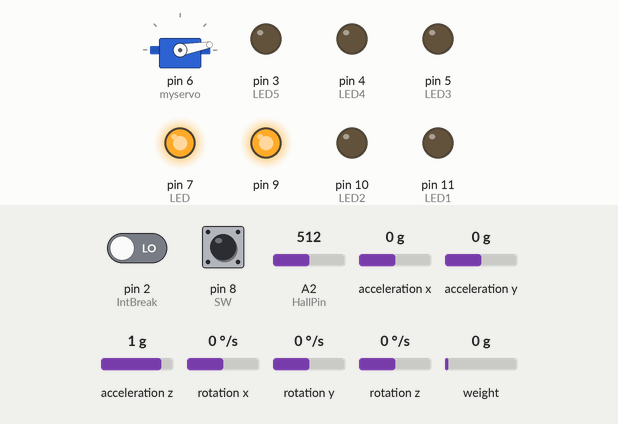
The sketch below on a simulated Arduino Uno, built with avr-gcc and run on an emulated ATmega328P. Shown: servo, output pins drawn as LEDs (lit = HIGH). Inputs (shaded band) come from the test bench; at power-on: acceleration y 0 g, pin 2 (IntBreak) LOW, A2 (HallPin) = 512, acceleration z 1 g, pin 8 (SW) HIGH, acceleration x 0 g, rotation x 0 °/s, rotation y 0 °/s, rotation z 0 °/s, weight on the scale 0 g. What the sketch prints to the serial monitor is not drawn.

Above: at 3.9 s.
4.0 s: acceleration y set to 0.9 g
7.0 s: acceleration y set to 1.2 g
At 8.7 s:
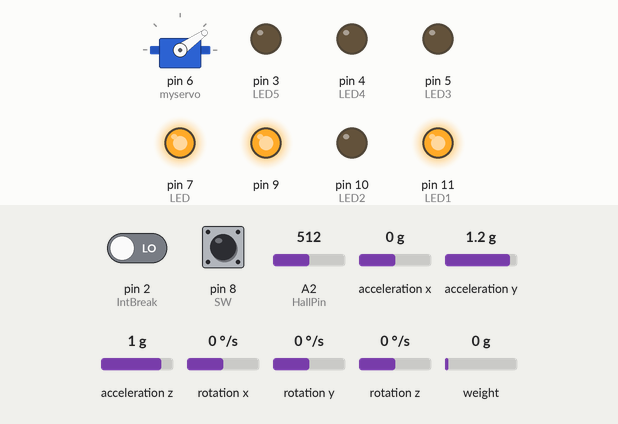
9.0 s: pin 2 (IntBreak) driven HIGH
At 10.2 s:
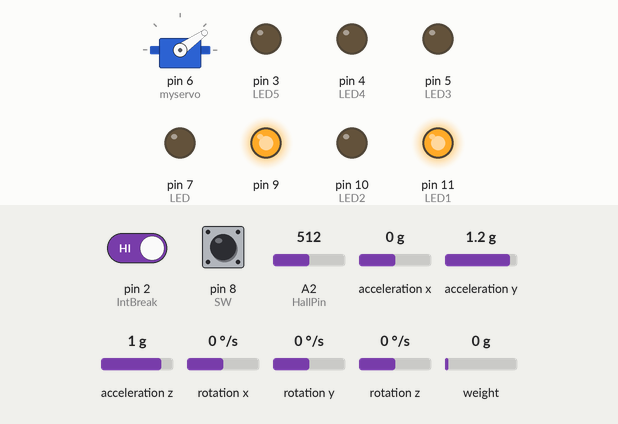
10.5 s: A2 (HallPin) set to 716
13.5 s: acceleration z set to -1.4 g
16.5 s: pin 2 (IntBreak) driven LOW
At 18.1 s:
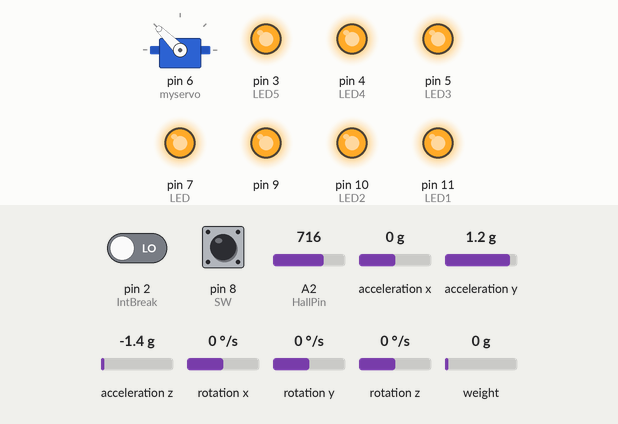
Timing chart, 0 to 22.2 s (numbered marks = the images above; inputs shaded):
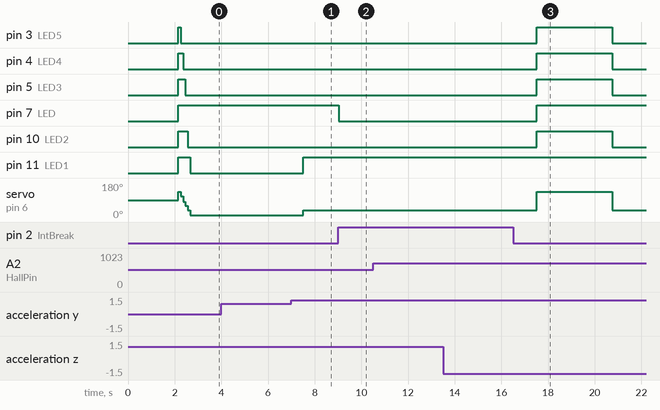

The sketch:

________.ino
```cpp
//////////////////////庫//////////////////////
#include <Servo.h>
#include "I2Cdev.h"
#include "MPU6050.h"
#include "HX711.h"

//////////////////////建構物件//////////////////////
Servo myservo;
MPU6050 mpu;
HX711 scale;

//////////////////////五大模式變數//////////////////////
volatile int NowMode;
int CtrlGoStop;

//////////////////////開關跟按鈕、LED、馬達變數//////////////////////
#define LED1 11
#define LED2 10
#define LED3 5
#define LED4 4
#define LED5 3
#define NUMBER 5
#define LED 7
#define BUTTONRED 12
#define BUTTONBULE 13
#define SW 8
int red, bule;      //按鈕變數
int OnOff;          //監控是否自動手動變數
int Seg = 1;        //為手動調整伺服馬達變數
int Dis = 0;         //距離變數

//////////////////////HX711相關變數及陣列//////////////////////
float Hx711Array[NUMBER];
float Hx711SortArray[NUMBER];
int SendHx711;
int MedienHx711;

//////////////////////霍爾相關變數及陣列//////////////////////
float HallArray[NUMBER];
float HallSortArray[NUMBER];
const int HallPin = A2;
int HallStartValue = 0;
int SendHall;
int MedienHall;

//////////////////////X軸相關變數及陣列//////////////////////
float ZAxisArray [NUMBER];
float ZSortArray [NUMBER];
int ZStartValue = 0;
int SendZ;
int MedienZ;

//////////////////////Z軸相關變數及陣列//////////////////////
float XAxisArray[NUMBER];
float XSortArray[NUMBER];
int XStartValue = 0;
int SendX;
int MedienX;

//////////////////////Y軸相關變數及陣列//////////////////////
float YAxisArray[NUMBER];
float YSortArray[NUMBER];
int YStartValue = 0;
int SendY;

//////////////////////姿態感測收值變數//////////////////////
int16_t ax, ay, az, gx, gy, gz;

//////////////////////角度變數//////////////////////
float Gyro_y; //Y軸陀螺儀數據暫存
float Gyro_x;
float Gyro_z;
float angleAx;
float angle6;
float K1 = 0.05; // 對加速度計取值的權重
float Angle; //一階互補濾波計算出的小車最終傾斜角度
float accelz = 0;
float angle, angle_dot;

//////////////////////卡爾曼濾波變數//////////////////////
float P[2][2] = {{ 1, 0 }, { 0, 1 }};
float Pdot[4] = { 0, 0, 0, 0};
float Q_angle = 0.001, Q_gyro = 0.005; //角度數據基礎,角速度數據基礎
float R_angle = 0.5 , C_0 = 1;
float q_bias, angle_err, PCt_0, PCt_1, E, K_0, K_1, t_0, t_1;
float timeChange = 5; //濾波法採樣時間間隔毫秒
float dt = timeChange * 0.001; //注意：dt的取值為濾波器採樣時間
void Angletest();

//////////////////////外部中斷控制變數//////////////////////
int CtrlInti = 0;
int IntBreak = 2;
int HILO;

void setup() {
  Serial.begin(115200);
  //////////////////////設定開關跟按鈕//////////////////////
  pinMode(BUTTONRED, INPUT);
  pinMode(BUTTONBULE, INPUT);
  pinMode(SW, INPUT_PULLUP);
  //////////////////////設定伺服馬達//////////////////////
  myservo.attach(6);
  //////////////////////設定MPU6050姿態感測//////////////////////
  Wire.begin();
  mpu.initialize();
  delay(100);
  //////////////////////設定應變規//////////////////////
  // HX711.DOUT  - pin #A1
  // HX711.PD_SCK - pin #A0
  scale.begin(A1, A0);
  scale.set_scale(3780.f);
  scale.tare();
  //////////////////////在程式初始時先放五個 Hall&X&Z 元素進陣列//////////////////////
  PutValueArray(HallArray, HallStartValue, HallPin);
  PutValueArray(XAxisArray, "X");
  PutValueArray(ZAxisArray, "Z");
  PutValueArray(YAxisArray, "Y");

  //////////////////////藍芽初始化//////////////////////
  pinMode(9, OUTPUT);
  digitalWrite(9, HIGH);
  delay(1000);
  //////////////////////外部中斷設定//////////////////////
  //attachInterrupt(0, InteHall, HIGH); //assign int0
  pinMode(IntBreak, INPUT);
  //////////////////////所有設定已完成 LED亮起//////////////////////
  pinMode(LED1, OUTPUT);   //LED後帶數字為模式LED
  pinMode(LED2, OUTPUT);
  pinMode(LED3, OUTPUT);
  pinMode(LED4, OUTPUT);
  pinMode(LED5, OUTPUT);
  pinMode(LED, OUTPUT);   //此為全部設定完成 亮LED燈
  digitalWrite(LED, HIGH);
  MotorCmd(6);
  delay(100);
  MotorCmd(5);
  delay(100);
  MotorCmd(4);
  delay(100);
  MotorCmd(3);
  delay(100);
  MotorCmd(2);
  delay(100);
  MotorCmd(1);
  delay(100);
}

//////////////////////外部中斷涵式//////////////////////
void InteHall() {
  CtrlInti = 1;
  digitalWrite(LED, LOW);
  if (MedienX > 70) {
    MotorCmd(2);
    NowMode = 5;
    delay(2000);
  }
  CtrlInti = 0;
}

//////////////////////霍爾陣列初始化完放五個元素//////////////////////
void PutValueArray(float Array[], int StartValue, int Pin) {
  for (int i = 0; i < NUMBER; i++) {
    Array[i] = analogRead(Pin);
  }
  StartValue = analogRead(Pin);
}

void PutValueArray(float Array[]) {
  for (int i = 0; i < NUMBER; i++) {
    Array[i] = scale.get_units();
  }
  HallStartValue = scale.get_units();
}

//////////////////////姿態X, Z陣列初始化完放五個元素//////////////////////
void PutValueArray(float Array[], String Axis) {
  if (Axis == "X") {
    for (int i = 0; i < NUMBER; i++) {
      mpu.getMotion6(&ax, &ay, &az, &gx, &gy, &gz);
      Array[i] = (ay / 16384.0f) * 100;
    }
    XStartValue = (ay / 16384.0f) * 100;
  }
  if (Axis == "Z") {
    for (int i = 0; i < NUMBER; i++) {
      mpu.getMotion6(&ax, &ay, &az, &gx, &gy, &gz);
      Array[i] = (az / 16384.0f) * 100;;
    }
    ZStartValue = (az / 16384.0f) * 100;
  }
  if (Axis == "Y") {
    for (int i = 0; i < NUMBER; i++) {
      mpu.getMotion6(&ax, &ay, &az, &gx, &gy, &gz);
      Array[i] = (ax / 16384.0f) * 100;;
    }
    ZStartValue = (ax / 16384.0f) * 100;
  }
}

//////////////////////霍爾陣列放值進第一元素//////////////////////
void ShiftRightArray(float Array[], int Pin) {
  for (int i = NUMBER - 1; i > 0; i--) {
    Array[i] = Array[i - 1];
  }
  Array[0] = analogRead(Pin);
}

void ShiftRightArray(float Array[]) {
  for (int i = NUMBER - 1; i > 0; i--) {
    Array[i] = Array[i - 1];
  }
  Array[0] =  scale.get_units();
}

//////////////////////X, Z陣列放值進第一元素//////////////////////
void ShiftRightArray(float Array[], String Axis) {
  for (int i = NUMBER - 1; i > 0; i--) {
    Array[i] = Array[i - 1];
  }
  if (Axis == "X") {
    mpu.getMotion6(&ax, &ay, &az, &gx, &gy, &gz);
    Array[0] = (ay / 16384.0f) * 100;;
  }
  if (Axis == "Z") {
    mpu.getMotion6(&ax, &ay, &az, &gx, &gy, &gz);
    Array[0] = (az / 16384.0f) * 100;;
  }
  if (Axis == "Y") {
    mpu.getMotion6(&ax, &ay, &az, &gx, &gy, &gz);
    Array[0] = (ay / 16384.0f) * 100;;
  }
}

//////////////////////陣列排序//////////////////////
void SortByArray(float SortArray[], float Array[]) {
  float temp;

  for (int i = 0; i < NUMBER; i++) {
    SortArray[i] = Array[i];
  }

  for (int i = 0; i < NUMBER - 1; i++) {
    for (int j = 0; j < NUMBER - 1; j++) {
      if (SortArray[j + 1] < SortArray[j]) {
        temp = SortArray[j];
        SortArray[j] = SortArray[j + 1];
        SortArray[j + 1] = temp;
      }
    }
  }
}

//////////////////////標準差計算涵式//////////////////////
void VariancePulsByLoad (float SortArray[], int* SendData) {
  float Sum1, Sum2, ToTal;

  Sum1 = pow(SortArray[1] - SortArray[2], 2);
  Sum2 = pow(SortArray[3] - SortArray[2], 2);
  ToTal = sqrt(Sum1 + Sum2);
  *SendData = ToTal;
}

void LedControl(int mode) {
  switch (mode) {
    case 1:
      digitalWrite(LED1, LOW);
      digitalWrite(LED2, LOW);
      digitalWrite(LED3, LOW);
      digitalWrite(LED4, LOW);
      digitalWrite(LED5, LOW);
      break;
    case 2:
      digitalWrite(LED1, HIGH);
      digitalWrite(LED2, LOW);
      digitalWrite(LED3, LOW);
      digitalWrite(LED4, LOW);
      digitalWrite(LED5, LOW);
      break;
    case 3:
      digitalWrite(LED1, HIGH);
      digitalWrite(LED2, HIGH);
      digitalWrite(LED3, LOW);
      digitalWrite(LED4, LOW);
      digitalWrite(LED5, LOW);
      break;
    case 4:
      digitalWrite(LED1, HIGH);
      digitalWrite(LED2, HIGH);
      digitalWrite(LED3, HIGH);
      digitalWrite(LED4, LOW);
      digitalWrite(LED5, LOW);
      break;
    case 5:
      digitalWrite(LED1, HIGH);
      digitalWrite(LED2, HIGH);
      digitalWrite(LED3, HIGH);
      digitalWrite(LED4, HIGH);
      digitalWrite(LED5, LOW);
      break;
    case 6:
      digitalWrite(LED1, HIGH);
      digitalWrite(LED2, HIGH);
      digitalWrite(LED3, HIGH);
      digitalWrite(LED4, HIGH);
      digitalWrite(LED5, HIGH);
      break;
  }
}

//////////////////////馬達控制函式//////////////////////
void MotorCmd(int angle) {
  switch (angle) {
    case 1:
      myservo.write(10);
      LedControl(1);
      Seg = 1;
      break;
    case 2:
      myservo.write(35);
      LedControl(2);
      Seg = 2;
      break;
    case 3:
      myservo.write(60);
      LedControl(3);
      Seg = 3;
      break;
    case 4:
      myservo.write(80);
      LedControl(4);
      Seg = 4;
      break;
    case 5:
      myservo.write(110);
      LedControl(5);
      Seg = 5;
      break;
    case 6:
      myservo.write(135);
      LedControl(6);
      Seg = 6;
      break;
  }
}

//////////////////////計算中位數//////////////////////
void CalculateByMedian(float SortArray[], int StartValue, int* Send) {

  float Median, total;
  Median = SortArray[2];
  float CalculateValue = abs(StartValue - Median);
  *Send = CalculateValue;
}

//////////////////////角度計算//////////////////////
void Angletest()
{
  mpu.getMotion6(&ax, &ay, &az, &gx, &gy, &gz);
  //平衡參數
  Angle = atan2(ay , az) * 57.3;           //角度計算公式
  Gyro_x = (gx - 128.1) / 131;              //角度轉換
  Kalman_Filter(Angle, Gyro_x);            //卡爾曼濾波
  //旋轉角度Z軸參數
  if (gz > 32768) gz -= 65536;              //強制轉換2G, 1G
  Gyro_z = -gz / 131;                      //Z軸參數轉換
  accelz = az / 16.4;

  angleAx = atan2(ax, az) * 180 / PI; //計算X軸夾角
  Gyro_y = -gy / 131.00; //計算角速度
  //一階互補濾波
  angle6 = K1 * angleAx + (1 - K1) * (angle6 + Gyro_y * dt);
}

//////////////////////卡爾曼濾波計算//////////////////////
void Kalman_Filter(double angle_m, double gyro_m)
{
  angle += (gyro_m - q_bias) * dt;
  angle_err = angle_m - angle;
  Pdot[0] = Q_angle - P[0][1] - P[1][0];
  Pdot[1] = - P[1][1];
  Pdot[2] = - P[1][1];
  Pdot[3] = Q_gyro;
  P[0][0] += Pdot[0] * dt;
  P[0][1] += Pdot[1] * dt;
  P[1][0] += Pdot[2] * dt;
  P[1][1] += Pdot[3] * dt;
  PCt_0 = C_0 * P[0][0];
  PCt_1 = C_0 * P[1][0];
  E = R_angle + C_0 * PCt_0;
  K_0 = PCt_0 / E;
  K_1 = PCt_1 / E;
  t_0 = PCt_0;
  t_1 = C_0 * P[0][1];
  P[0][0] -= K_0 * t_0;
  P[0][1] -= K_0 * t_1;
  P[1][0] -= K_1 * t_0;
  P[1][1] -= K_1 * t_1;
  angle += K_0 * angle_err; //角度
  q_bias += K_1 * angle_err;
  angle_dot = gyro_m - q_bias; //角速度
}

//////////////////////按鈕控制馬達//////////////////////
void BlueAndRed() {


  red = digitalRead(BUTTONRED);
  bule = digitalRead(BUTTONBULE);
  if (red == HIGH && Seg < 6) {
    Seg++;
    MotorCmd(Seg);
    delay(250);
  } else if (bule == HIGH && Seg > 1) {
    Seg--;
    MotorCmd(Seg);
    delay(250);
  }
}

//////////////////////距離計算涵式//////////////////////
void CalDistance(int *SendDis) {
  if (SendHx711 >= 16 && SendHall >= 24) {
    *SendDis = 4;
  } else if (SendHx711 >= 10 && SendHall >= 24) {
    *SendDis = 3;
  } else if (SendHx711 >= 7 && SendHall >= 10) {
    *SendDis = 2;
  } else if (SendHx711 >= 4 && SendHall >= 4) {
    *SendDis = 1;
  } else if (SendHx711 >= 0 && SendHall >= 0) {
    *SendDis = 0;
  }
}

//////////////////////藍芽傳值涵式//////////////////////
void BluetoothSendData() {

  Serial.write(85);
  Serial.write(SendX);
  Serial.write(SendZ);
  Serial.write(SendHall);
  Serial.write(int(angle));
  Serial.write(NowMode);
  Serial.write(Dis);

  /*
    //Serial.print("中位數 Z");
    //Serial.print(MedienZ);
    //Serial.print("標準差 Z");
    //Serial.print(SendZ);
    Serial.print("應變規  ");
    Serial.print(SendHx711);
    Serial.print("霍爾 ");
    Serial.println(SendHall);
  */
}

//////////////////////模式選擇//////////////////////
void NowModeSwitch() {
  HILO = digitalRead(IntBreak);

  if (HILO == HIGH) {
    InteHall();
  } else  if (SendZ >= 120 && CtrlInti == 0 && SendHx711 <= 5) {
    digitalWrite(LED, HIGH);
    MotorCmd(6);
    NowMode = 4;
    delay(1500);
  } else if (angle > 50 && CtrlInti == 0) {
    digitalWrite(LED, HIGH);
    MotorCmd(2);
    NowMode = 3;
  } else if (SendX <= 3 && SendZ <= 3) {
    digitalWrite(LED, HIGH);
    MotorCmd(1);
    NowMode = 1;
  } else if (abs(MedienHx711) >= 30 && SendHall >= 1 && CtrlInti == 0) {
    digitalWrite(LED, HIGH);
    if (Seg == 1) {
      if (SendZ >= 50) {
        MotorCmd(3);
        NowMode = 2;
        delay(200);
      } else if (SendZ >= 25) {
        MotorCmd(2);
        NowMode = 2;
        delay(200);
      } else {
        MotorCmd(1);
        NowMode = 2;
        delay(200);
      }
    } else if (SendHall >= 30) {
      if (Seg != 6) {
        if (Seg != 5) {
          Seg += 2;
          MotorCmd(Seg);
          NowMode = 2;
          delay(200);
        }
      }
    } else if (SendHall >= 20) {
      if (Seg != 6) {
        Seg++;
        MotorCmd(Seg);
        NowMode = 2;
        delay(200);
      }
    } else if (SendHall >= 10) {
      MotorCmd(Seg);
      NowMode = 2;
      delay(200);
    } else if (SendHall >= 5) {
      if (Seg != 2) {
        Seg--;
        MotorCmd(Seg);
        NowMode = 2;
        delay(200);
      }
    } else if (SendHall >= 0) {
      if (Seg != 2) {
        if (Seg != 3) {
          Seg -= 2;
          MotorCmd(Seg);
          NowMode = 2;
          delay(200);
        }
      }
    }
  }
}

//////////////////////手動自動開關判斷//////////////////////
void SwitchOnOff() {
  OnOff = digitalRead(SW);
  if (OnOff == HIGH) {
    Angletest();
    ShiftRightArray(Hx711Array);
    ShiftRightArray(XAxisArray, "X");
    ShiftRightArray(ZAxisArray, "Z");
    //ShiftRightArray(YAxisArray, "Y");
    ShiftRightArray(HallArray, HallPin);
    SortByArray(Hx711SortArray, Hx711Array);
    SortByArray(XSortArray, XAxisArray);
    SortByArray(ZSortArray, ZAxisArray);
    //SortByArray(YSortArray, YAxisArray);
    SortByArray(HallSortArray, HallArray);
    VariancePulsByLoad(Hx711SortArray, &SendHx711);
    VariancePulsByLoad(XSortArray, &SendX);
    VariancePulsByLoad(ZSortArray, &SendZ);
    VariancePulsByLoad(HallSortArray, &SendHall);
    //CalculateByMedian(XSortArray, XStartValue, &MedienX);
    //CalculateByMedian(ZSortArray, ZStartValue, &MedienZ);
    //CalculateByMedian(HallSortArray, HallStartValue, &MedienHall);
    Angletest();
    MedienHx711 = Hx711SortArray[2];
    MedienX = XSortArray[2];
    //MedienZ = ZSortArray[2];
    NowModeSwitch();
    CalDistance(&Dis);
    BluetoothSendData();
  } else {
    BlueAndRed();
  }
}

void loop() {
  SwitchOnOff();
}
```

Measured:
- the behaviour switches between 1 and 1.1 g on acceleration y (found by bisection; images 0 and 1)
- after the input at 4.0 s, every drawn part: stays the same
- after the input at 7.0 s, pin 11 (LED1): LOW → HIGH after 0.50 s instead of 1.8 s; servo on pin 6 (myservo): 10° → 35° after 0.50 s instead of 1.8 s
- after the input at 9.0 s, pin 7 (LED): HIGH → LOW at once
- after the input at 10.5 s, every drawn part: stays the same
- after the input at 13.5 s, every drawn part: stays the same
- after the input at 16.5 s, pin 3 (LED5), pin 4 (LED4), pin 5 (LED3), pin 10 (LED2): LOW → HIGH after 1.0 s, → LOW 3.2 s later; pin 7 (LED): LOW → HIGH after 1.0 s; servo on pin 6 (myservo): 35° → 135° after 1.0 s, → 35° 3.2 s later
